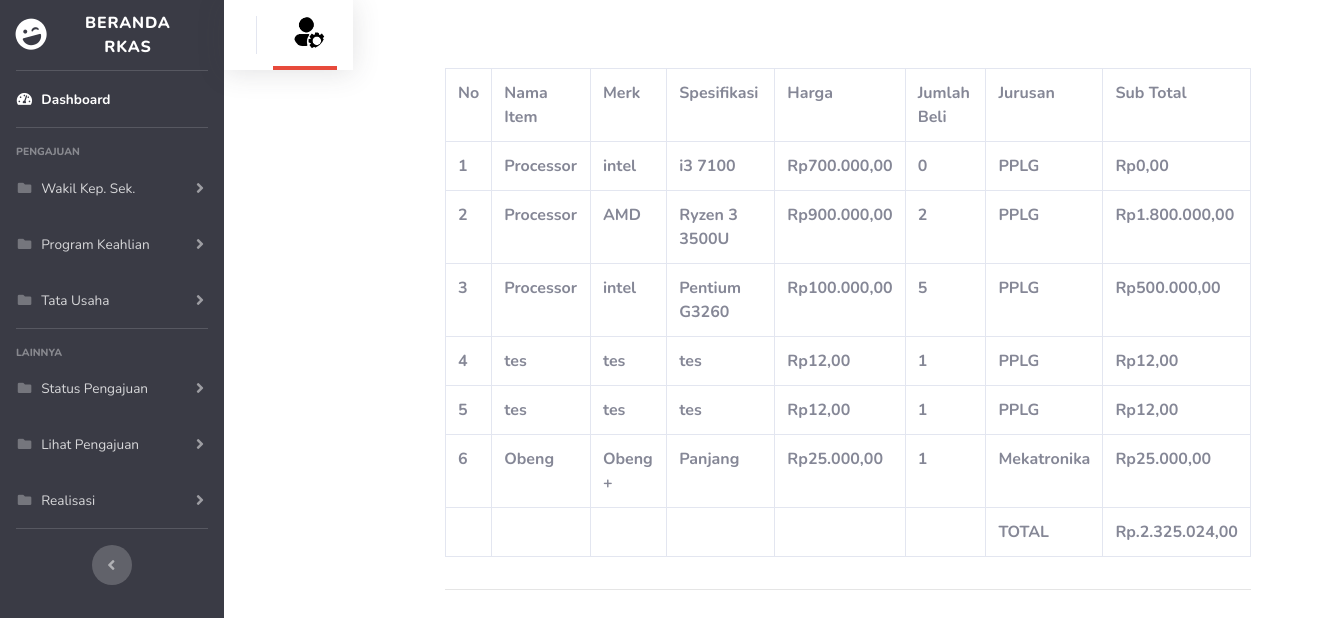
Before: /rkas/alat_bahan.php with the older database file.
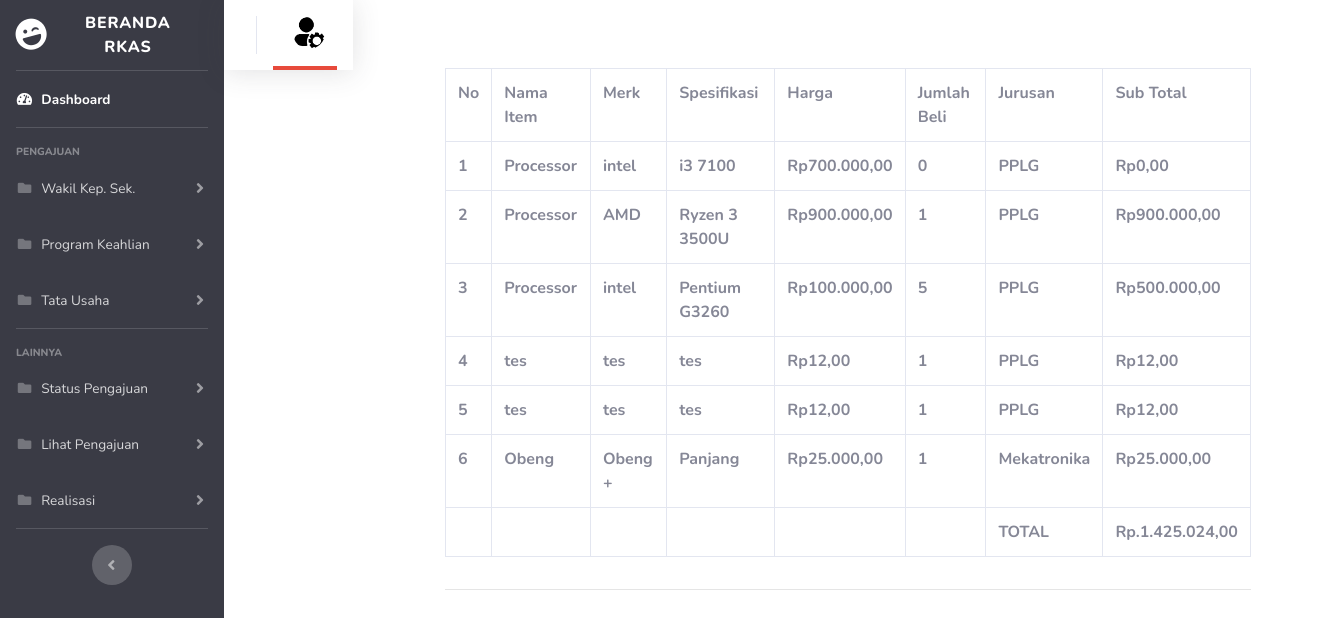
After: the same page with the newer database file.
### tables this page shows
CREATE TABLE `tb_bahan` (
  `id_bahan` int(11) NOT NULL,
  `sumber_dana` varchar(10) NOT NULL,
  `tahun_ajuan` int(4) NOT NULL,
  `item` varchar(50) NOT NULL,
  `merk` varchar(50) NOT NULL,
  `spesifikasi` varchar(50) NOT NULL,
  `harga` int(10) NOT NULL,
  `qty` int(20) NOT NULL,
  `subtotal` int(50) NOT NULL,
  `contoh_gambar` varchar(50) NOT NULL,
  `bukti` varchar(255) NOT NULL,
  `tanggal_order` date NOT NULL,
  `link` varchar(255) NOT NULL,
  `kebutuhan_untuk` text NOT NULL,
  `jurusan` char(50) NOT NULL,
  `status` varchar(50) NOT NULL,
  `status_order` char(10) NOT NULL,
  `status_bayar` char(10) NOT NULL
);

### rkas/alat_bahan.php (the view, shortened to what this page needs)
<?php
include "koneksi.php";
$sql = mysqli_query($conn, "SELECT * FROM tb_bahan");
$id = $_GET['id'];
?>
<!DOCTYPE html>
<html lang="en">
<head>
    <link href="vendor/fontawesome-free/css/all.min.css" rel="stylesheet" type="text/css">
    <link href="css/sb-admin-2.css" rel="stylesheet">
</head>
<body id="page-top">
        <div id="wrapper">
<ul class="navbar-nav bg-gray-900 sidebar sidebar-dark accordion" id="accordionSidebar">
    <a class="sidebar-brand d-flex align-items-center justify-content-center" href="admin.php?id=<?= $id ?>">
        <div class="sidebar-brand-icon rotate-n-15">
            <i class="fas fa-laugh-wink"></i>
        </div>
        <div class="sidebar-brand-text mx-3">Beranda RKAS </div>
    </a>
    <hr class="sidebar-divider my-0">
    <li class="nav-item active">
        <a class="nav-link" href="admin.php?id=<?= $id ?>">
            <i class="fas fa-fw fa-tachometer-alt"></i>
            <span>Dashboard</span></a>
    </li>
    <hr class="sidebar-divider">
    <div class="sidebar-heading">
        PENGAJUAN
    </div>
    <li class="nav-item">
        <a class="nav-link collapsed" href="#" data-toggle="collapse" data-target="#collapseTwo"
            aria-expanded="true" aria-controls="collapseTwo">
            <i class="fas fa-fw fa-folder"></i>
            <span>Wakil Kep. Sek.</span>
        </a>
    </li>
    <li class="nav-item">
        <a class="nav-link collapsed" href="#" data-toggle="collapse" data-target="#collapseUtilities"
            aria-expanded="true" aria-controls="collapseUtilities">
            <i class="fas fa-fw fa-folder"></i>
            <span>Program Keahlian</span>
        </a>
    </li>
    <li class="nav-item">
        <a class="nav-link collapsed" href="#" data-toggle="collapse" data-target="#TU"
            aria-expanded="true" aria-controls="collapseUtilities">
            <i class="fas fa-fw fa-folder"></i>
            <span>Tata Usaha</span>
        </a>
    </li>
    <hr class="sidebar-divider">
    <div class="sidebar-heading">
        Lainnya
    </div>
    <li class="nav-item">
        <a class="nav-link collapsed" href="#" data-toggle="collapse" data-target="#status"
            aria-expanded="true" aria-controls="collapsePages">
            <i class="fas fa-fw fa-folder"></i>
            <span>Status Pengajuan</span>
        </a>
    </li>
    <li class="nav-item">
        <a class="nav-link collapsed" href="#" data-toggle="collapse" data-target="#lihat"
            aria-expanded="true" aria-controls="collapsePages">
            <i class="fas fa-fw fa-folder"></i>
            <span>Lihat Pengajuan</span>
        </a>
    </li>
    <li class="nav-item">
                <a class="nav-link collapsed" href="#" data-toggle="collapse" data-target="#realisasi"
                    aria-expanded="true" aria-controls="collapsePages">
                    <i class="fas fa-fw fa-folder"></i>
                    <span>Realisasi</span>
                </a>
            </li>
    <hr class="sidebar-divider d-none d-md-block">
    <div class="text-center d-none d-md-inline">
        <button class="rounded-circle border-0" id="sidebarToggle"></button>
    </div>
</ul>
<nav class="navbar navbar-expand navbar-light bg-white topbar mb-4 static-top shadow">
            <ul class="navbar-nav ml-auto">
                <li class="nav-item dropdown no-arrow">
                    <a class="nav-link dropdown-toggle border-bottom-danger" href="#" id="userDropdown" role="button"
                        data-toggle="dropdown" aria-haspopup="true" aria-expanded="false">
                        <img class="img-profile rounded-circle "
                            src="img/opprofil.png">
                    </a>
                </li>
            </ul>
        </nav>
        <div class="container">
        <div class="p-5">
        <div class="card-body">
                        <div class="table-responsive">
                                <table class="table table-bordered" id="dataTable" width="100%" cellspacing="0">
                                <tr>
                                            <th>No</th>
                                            <th>Nama Item</th>
                                            <th>Merk</th>
                                            <th>Spesifikasi</th>
                                            <th>Harga</th>
                                            <th>Jumlah Beli</th>
                                            <th>Jurusan</th>
                                            <th>Sub Total</th>
                                    </tr>
                                    <?php $no = 0;?>
                                    <?php foreach ($sql as $row) : ?>
                                    <tr>
                                    <th><?php $no += 1; echo $no;?></th>
                                    <th><?= $row["item"];?></th>
                                    <th><?= $row["merk"];?></th>
                                    <th><?= $row["spesifikasi"];?></th>
                                    <th>Rp<?= number_format($row["harga"], 2, ',', '.'); ?></th>
                                    <th><?= $row["qty"];?></th>
                                    <th><?= $row["jurusan"];?></th>
                                    <th>Rp<?= number_format($row["subtotal"], 2, ',', '.'); ?></th>
                                    <?php endforeach;
                                $total_query = mysqli_query($conn, "SELECT SUM(subtotal) FROM tb_bahan");
                                $total_result = $total_query->fetch_array(MYSQLI_NUM);
                                $total = $total_result[0];
                                $formatted_total = number_format($total, 2, ',', '.');
                                    ?>
                                    </tr>
                                    <tr>
                                    <th></th>
                                    <th></th>
                                    <th></th>
                                    <th></th>
                                    <th></th>
                                    <th></th>
                                    <th>TOTAL</th>
                                    <th>Rp.<?= $formatted_total ?></th>
                                    </tr>
                                </table>
                        </div>
                                <hr>
                        </div>
</body>
</html>

Changed rows visible on the page:
changed tb_bahan "AMD": qty "2" → "1"; subtotal "1.800.000,00" → "900.000,00"
Other visible differences:
$formatted_total: "2.325.024,00" → "1.425.024,00"
